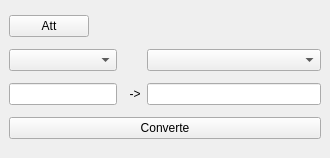
<?xml version="1.0" encoding="UTF-8"?>
<ui version="4.0">
 <class>MainWindow</class>
 <widget class="QMainWindow" name="MainWindow">
  <property name="geometry">
   <rect>
    <x>0</x>
    <y>0</y>
    <width>330</width>
    <height>158</height>
   </rect>
  </property>
  <property name="windowTitle">
   <string>Converter Moedas</string>
  </property>
  <widget class="QWidget" name="centralwidget">
   <layout class="QGridLayout" name="gridLayout">
    <item row="2" column="3">
     <widget class="QLineEdit" name="valor_2"/>
    </item>
    <item row="2" column="2">
     <widget class="QLabel" name="label">
      <property name="text">
       <string>  -&gt;</string>
      </property>
     </widget>
    </item>
    <item row="1" column="0" colspan="2">
     <widget class="QComboBox" name="dinheiro_1"/>
    </item>
    <item row="3" column="0" colspan="4">
     <widget class="QPushButton" name="convert">
      <property name="text">
       <string>Converte</string>
      </property>
     </widget>
    </item>
    <item row="0" column="0">
     <widget class="QPushButton" name="atualizar">
      <property name="text">
       <string>Att</string>
      </property>
     </widget>
    </item>
    <item row="0" column="1">
     <widget class="QLabel" name="cronometro">
      <property name="text">
       <string/>
      </property>
     </widget>
    </item>
    <item row="2" column="0" colspan="2">
     <widget class="QLineEdit" name="valor_1"/>
    </item>
    <item row="1" column="3">
     <widget class="QComboBox" name="dinheiro_2"/>
    </item>
    <item row="0" column="2" colspan="2">
     <widget class="QLabel" name="data">
      <property name="text">
       <string/>
      </property>
     </widget>
    </item>
   </layout>
  </widget>
 </widget>
 <resources/>
 <connections/>
</ui>
